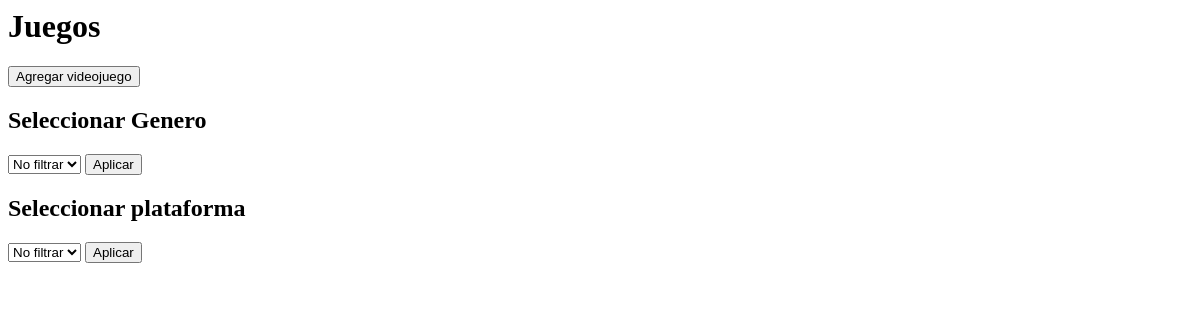
Page /videojuegos/ on the earlier database version.
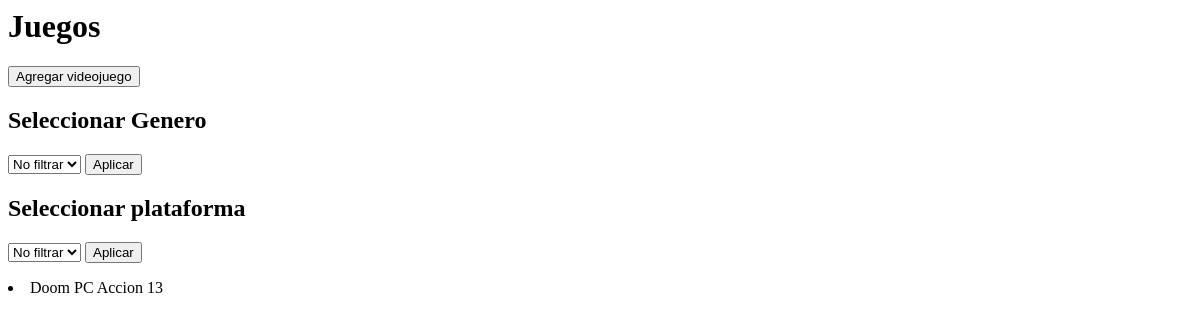
Same page on the later database version.
### videojuegos/models.py (models this page shows)
class videojuego(models.Model):
    id = models.IntegerField(primary_key=True)
    titulo = models.CharField(max_length=200)
    plataforma = models.ForeignKey(plataforma,on_delete=models.CASCADE)
    genero = models.ForeignKey(genero,on_delete=models.CASCADE)
    stock = models.IntegerField() #ver esto

### plataforma/models.py (models this page shows)
class plataforma(models.Model):
    id = models.IntegerField(primary_key=True)
    nombre = models.CharField(max_length=200)

### genero/models.py (models this page shows)
class genero(models.Model):
    id=models.IntegerField(primary_key=True)
    nombre=models.CharField(max_length=100)

### videojuegos/views.py (the view)
# urls.py: path('',views.videojuego_lista, name="videojuego"),
def videojuego_lista(request):
    generos = genero.objects.all()  # Obtén todos los géneros
    juegos = videojuego.objects.all()  # Obtén todos los videojuegos por defecto
    plataformas=plataforma.objects.all()
    return render(request,"videojuegos.html",{
        "generos":generos,
        "juegos":juegos,
        "plataformas":plataformas,
    })

### videojuegos/templates/videojuegos.html (shortened to what this page needs)
    <h1>Juegos</h1>
    <div>
        <form action="{% url 'agregar_videojuego' %}">
            <button>Agregar videojuego</button>
        </form>
    </div>
    <div class="dropdown">
        <h2>Seleccionar Genero</h2>
        <form action="{% url 'filtrar_genero' %}" method="POST">
            <select name="genero" id="genero">
                <option value="noFiltrar">No filtrar</option>
            </select>
            <button>Aplicar</button>
        </form>
    </div>
        <h2>Seleccionar plataforma</h2>
        <form action="{% url 'filtrar_plataforma' %}" method="POST">
            <select name="plataforma" id="plataforma">
                <option value="noFiltrar">No filtrar</option>
            </select>
            <button>Aplicar</button>
        </form>
    <div>
        {% for juego in juegos %}
        <li> {{ juego.titulo }} {{juego.plataforma.nombre}} {{juego.genero.nombre}} {{juego.stock}} </li>
        {% endfor %}
    </div>

Differences in the rows shown:
added videojuego: titulo "Doom", plataforma.nombre "PC", genero.nombre "Accion", stock "13"
